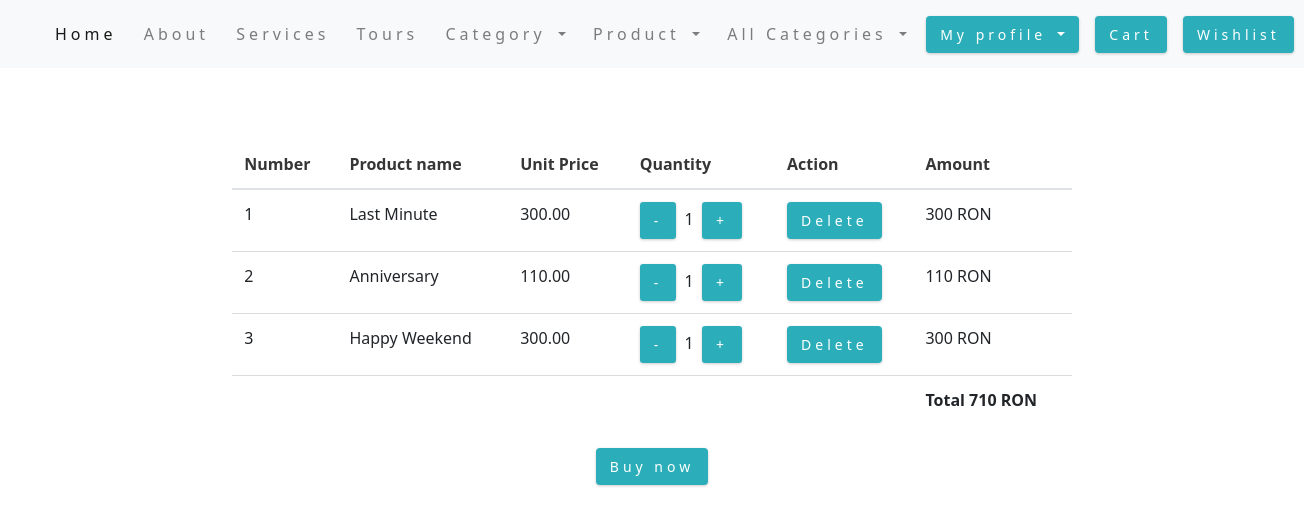
/orders/cart_list/ (signed in), run on the app's committed database.
### orders/models.py (models this page shows, shortened)
class OrderCart(models.Model):
    user = models.ForeignKey(User, on_delete=models.CASCADE)
    product = models.ForeignKey(Product, on_delete=models.CASCADE)
    cart_item = models.BooleanField(default=False)
    wishlist_item = models.BooleanField(default=False)
    quantity = models.IntegerField()
    created_at = models.DateTimeField(auto_now_add=True)
    amount = models.IntegerField(null=True)

### product/models.py (models this page shows, shortened)
class Product(models.Model):
    category = models.ForeignKey(Category, on_delete=models.CASCADE, null=True)
    title = models.CharField(max_length=50)
    description = models.TextField(max_length=400)
    profile = models.ImageField(upload_to='profile/', null=True)
    price = models.DecimalField(max_digits=5, decimal_places=2)
    in_stock = models.BooleanField(default=True)
    is_active = models.BooleanField(default=True)
    created_at = models.DateTimeField(auto_now_add=True)
    updated_at = models.DateTimeField(auto_now=True)

### orders/views.py (the view)
# urls.py: path('cart_list/', views.CartListView.as_view(), name='cart-list'),
class CartListView(ListView):
    model = OrderCart
    template_name = 'orders/cart_list.html'
    context_object_name = 'cart_products'
    def get_queryset(self):
        result = (OrderCart.objects.filter(cart_item=1, user_id=self.request.user.id))
        return result
    def get_context_data(self, **kwargs):
        context = super().get_context_data(**kwargs)
        total = 0
        for product in OrderCart.objects.filter(user_id=self.request.user.id):
            total += product.amount
        context['total'] = total
        return context

### online_store/context_processors.py (called while the page is built)
def get_all_categories(request):
    categories = Category.objects.all()
    return {'categories': categories}

### templates/orders/cart_list.html (shortened to what this page needs)
{% extends 'base.html' %}
{% load static %}
{% block content %}
    <div class="container-fluid content-holder">
        <br><br><br>
        <div class="row">
            <div class="col-md-8 offset-md-2">
                {% if cart_products %}
                    <table class="table">
                        <thead>
                        <tr>
                            <th>Number</th>
                            <th>Product name</th>
                            <th>Unit Price</th>
                            <th>Quantity</th>
                            <th>Action</th>
                            <th>Amount</th>
                        </tr>
                        </thead>
                        <tbody>
                        {% for cart_product in cart_products %}
                            <tr>
                                <td>{{ forloop.counter }}</td>
                                <td>{{ cart_product.product.title }}</td>
                                <td>{{ cart_product.product.price }}</td>
                                <td>
                                    <a href="{% url 'decrease-quantity' cart_product.product.id %}"
                                       class="btn btn-secondary btn-sm"> - </a>&nbsp;
                                    {{ cart_product.quantity }}
                                    &nbsp;<a href="{% url 'increase-quantity' cart_product.product.id %}"
                                             class="btn btn-secondary btn-sm"> + </a>
                                </td>
                                <td><a href="{% url 'delete-from-cart' cart_product.id %}"
                                       class="btn btn-outline-secondary">Delete</a></td>
                                <td>{{ cart_product.amount }} RON</td>
                            </tr>
                        {% endfor %}
                        <tr>
                            <td></td>
                            <td></td>
                            <td></td>
                            <td></td>
                            <td></td>
                            <td><b>Total {{ total }} RON</b></td>
                        </tr>
                        </tbody>
                    </table>
                    <div class="text-center">
                        <a href="#" class="btn btn-primary">Buy now</a>
                    </div>
                {% endif %}
            </div>
        </div>
    </div>
{% endblock %}

### static/css/my_style.css (style rules this page uses)
:root { --clr-primary-1: hsl(184, 91%, 17%); --clr-primary-2: hsl(185, 84%, 25%); --clr-primary-3: hsl(185, 81%, 29%); --clr-primary-4: hsl(184, 77%, 34%); --clr-primary-5: hsl(185, 62%, 45%); --clr-primary-6: hsl(185, 57%, 50%); --clr-primary-7: hsl(184, 65%, 59%); --clr-primary-8: hsl(184, 80%, 74%); --clr-primary-9: hsl(185, 94%, 87%); --clr-primary-10: hsl(186, 100%, 94%); --clr-grey-1: hsl(209, 61%, 16%); --clr-grey-2: hsl(211, 39%, 23%); --clr-grey-3: hsl(209, 34%, 30%); --clr-grey-4: hsl(209, 28%, 39%); --clr-grey-5: hsl(210, 22%, 49%); --clr-grey-6: hsl(209, 23%, 60%); --clr-grey-7: hsl(211, 27%, 70%); --clr-grey-8: hsl(210, 31%, 80%); --clr-grey-9: hsl(212, 33%, 89%); --clr-grey-10: hsl(210, 36%, 96%); --clr-white: #fff; --ff-primary: 'Lato', sans-serif; --transition: all 0.3s linear; --spacing: 0.25rem; --radius: 0.5rem; --light-shadow: 0 5px 15px rgba(0, 0, 0, 0.1); --dark-shadow: 0 5px 15px rgba(0, 0, 0, 0.2); }
* { margin: 0; padding: 0; box-sizing: border-box; }
html { scroll-behavior: smooth; }
body { font-family: system-ui, -apple-system, BlinkMacSystemFont, 'Segoe UI', Roboto, Oxygen, Ubuntu, Cantarell, 'Open Sans', 'Helvetica Neue', sans-serif; background: var(--clr-white); line-height: 1.5; font-size: 0.875rem; }
a { text-decoration: none; }
@media screen and (min-width: 800px) { body { font-size: 1rem; } }
.btn { text-transform: none; background: var(--clr-primary-5); color: var(--clr-white); padding: 0.375rem 0.75rem; letter-spacing: var(--spacing); display: inline-block; transition: var(--transition); font-size: 0.875rem; border: 2px solid transparent; cursor: pointer; box-shadow: 0 1px 3px rgba(0, 0, 0, 0.2); }

### data on the page
OrderCart: product "Last Minute", product.price "300.00", quantity "1", amount "300"
OrderCart: product "Anniversary", product.price "110.00", quantity "1", amount "110"
OrderCart: product "Happy Weekend", product.price "300.00", quantity "1", amount "300"

### other printed values
{{ total }} "710"
